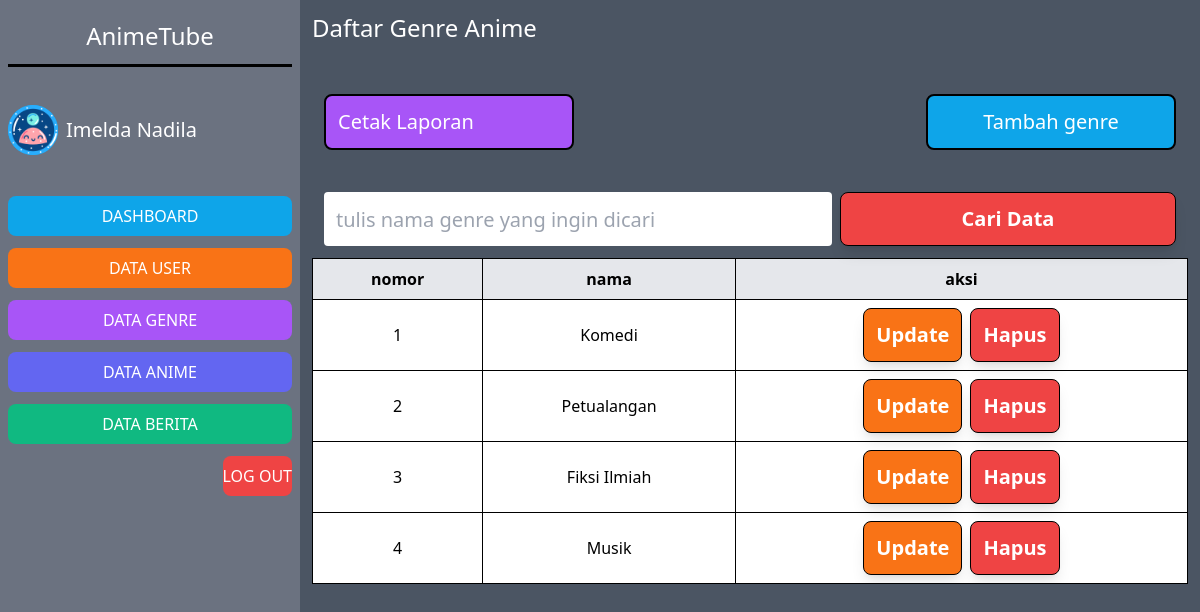
/public/admin/genre (signed in), run on the app's committed database.
### tables this page shows
CREATE TABLE `genre` (
  `id` int NOT NULL,
  `nama` varchar(30) NOT NULL
);

### app/core/Controller.php (called while the page is built, shortened)
<?php
class Controller {
    public function view($view, $data = []) {
        require_once "../app/views/{$view}.php";
    }
    public function model($model) {
        return new $model;
    }
}

### app/controllers/Admin.php (called while the page is built, shortened)
<?php
class Admin extends Controller
{
    public function genre()
    {
        $data['judul'] = 'Master Genre';
        $data['genres'] = $this->model('Genre_model')->getAllGenres();
        $this->view('admin/genre/data_genre', $data);
    }
}

### app/core/App.php (called while the page is built, shortened)
<?php
class App
{
    protected $method = 'index';
    protected $params = [];
    public function __construct()
    {
        $url = $this->parseURL();
        if (isset($url[0])) {
            if (file_exists("../app/controllers/{$url[0]}.php")) {
                unset($url[0]);
            }
        }
        $this->controller = new $this->controller;
        if (isset($url[1])) {
            if (method_exists($this->controller, $url[1])) {
                $this->method = $url[1];
            }
        }
        call_user_func_array([$this->controller, $this->method], $this->params);
    }
    public function parseURL()
    {
        if (isset($_GET['url'])) {
            $url = rtrim($_GET['url'], '/');
            $url = filter_var($url, FILTER_SANITIZE_URL);
            $url = explode('/', $url);
            return $url;
        }
    }
}

### public/index.php (called while the page is built, shortened)
<?php
$app = new App;

### app/core/Database.php (called while the page is built, shortened)
<?php
class Database
{
    private $host = DB_HOST;
    private $user = DB_USER;
    private $pass = DB_PASS;
    private $db_name = DB_NAME;
    private $dbh;
    private $stmt;
    public function __construct()
    {
        $dsn = "mysql:host={$this->host};dbname={$this->db_name}";
        $option = [
            PDO::ATTR_PERSISTENT => true,
            PDO::ATTR_ERRMODE => PDO::ERRMODE_EXCEPTION
        ];
        try {
            $this->dbh = new PDO($dsn, $this->user, $this->pass, $option);
        } catch (PDOException $e) {
            die($e->getMessage());
        }
    }
    public function query($query)
    {
        $this->stmt = $this->dbh->prepare($query);
    }
    public function execute()
    {
        $this->stmt->execute();
    }
    public function resultSet()
    {
        $this->execute();
        return $this->stmt->fetchAll(PDO::FETCH_ASSOC);
    }
}

### app/models/Genre_model.php (called while the page is built, shortened)
<?php
class Genre_model
{
    private $table = 'genre';
    private $db;
    public function __construct()
    {
        $this->db = new Database;
    }
    public function getAllGenres()
    {
        $this->db->query("SELECT * FROM {$this->table}");
        return $this->db->resultSet();
    }
}

### app/views/admin/genre/data_genre.php (the view, shortened to what this page needs)
<div class="col-span-8 lg:col-span-6 bg-gray-600 p-3 flex flex-col">
    <h1 class="text-2xl text-white bold">Daftar Genre Anime</h1>
    <div class="w-full mt-[50px] overflow-x-auto">
        <div class="w-full flex justify-between px-3">
            <div id="printReport" class="w-[250px] bg-purple-500 text-xl border border-black border-2 text-white bold p-3 rounded-lg cursor-pointer">
                Cetak Laporan
            </div>
            <a href="#">
                <div class="w-[250px] bg-sky-500 text-xl text-center border border-black border-2 text-white bold p-3 rounded-lg transition duration-150 ease-in-out hover:scale-105">
                    Tambah genre
                </div>
            </a>
        </div>
        <form action="<?= BASEURL; ?>/admin/cariGenre" method="post" id="filter" class="p-3 grid grid-cols-5 gap-2 mt-[30px]">
            <input type="text" name="keyword" autofocus autocomplete="off" placeholder="tulis nama genre yang ingin dicari" class="h-[54px] col-span-5 lg:col-span-3 rounded text-xl px-3 py-3">
            <button type="submit" name="cari" class="bg-red-500 col-span-5 lg:col-span-2 text-xl text-white font-bold p-3 border border-black rounded-lg shadow-lg transition duration-150 ease-in-out hover:scale-105">Cari Data</button>
        </form>
        <div class="w-full overflow-y-auto">
            <table class="w-full table-auto text-center bg-white border border-black border-collapse">
                <thead class="bg-gray-200">
                    <tr>
                        <th class="border border-black px-4 py-2">nomor</th>
                        <th class="border border-black px-4 py-2">nama</th>
                        <th class="border border-black px-4 py-2">aksi</th>
                    </tr>
                </thead>
                <tbody>
                    <?php $no_urut = 1; ?>
                    <?php foreach ($data['genres'] as $genre) : ?>
                        <tr>
                            <td class="border border-black px-4 py-2"><?= $no_urut ?></td>
                            <td class="border border-black px-4 py-2"><?= $genre['nama']; ?></td>
                            <td class="border border-black px-4 py-2">
                                <div class="flex justify-center gap-2">
                                    <a href="<?= BASEURL; ?>/admin/detailGenre/<?= $genre['id'] ?>" class="bg-orange-500 text-xl text-white font-bold p-3 border border-black rounded-lg shadow-lg transition duration-150 ease-in-out hover:scale-105">Update</a>
                                    <form action="<?= BASEURL; ?>/admin/hapusGenre/<?= $genre['id'] ?>" method="post" class="delete-form">
                                        <button type="button" class="delete-button bg-red-500 text-xl text-white font-bold p-3 border border-black rounded-lg shadow-lg transition duration-150 ease-in-out hover:scale-105">Hapus</button>
                                    </form>
                                </div>
                            </td>
                        </tr>
                        <?php $no_urut++; ?>
                    <?php endforeach; ?>
                </tbody>
            </table>
        </div>
    </div>
</div>

### data on the page
genre: nama "Komedi"
genre: nama "Petualangan"
genre: nama "Fiksi Ilmiah"
genre: nama "Musik"

### other printed values
$_SESSION['user']['nama'] "Imelda Nadila"
